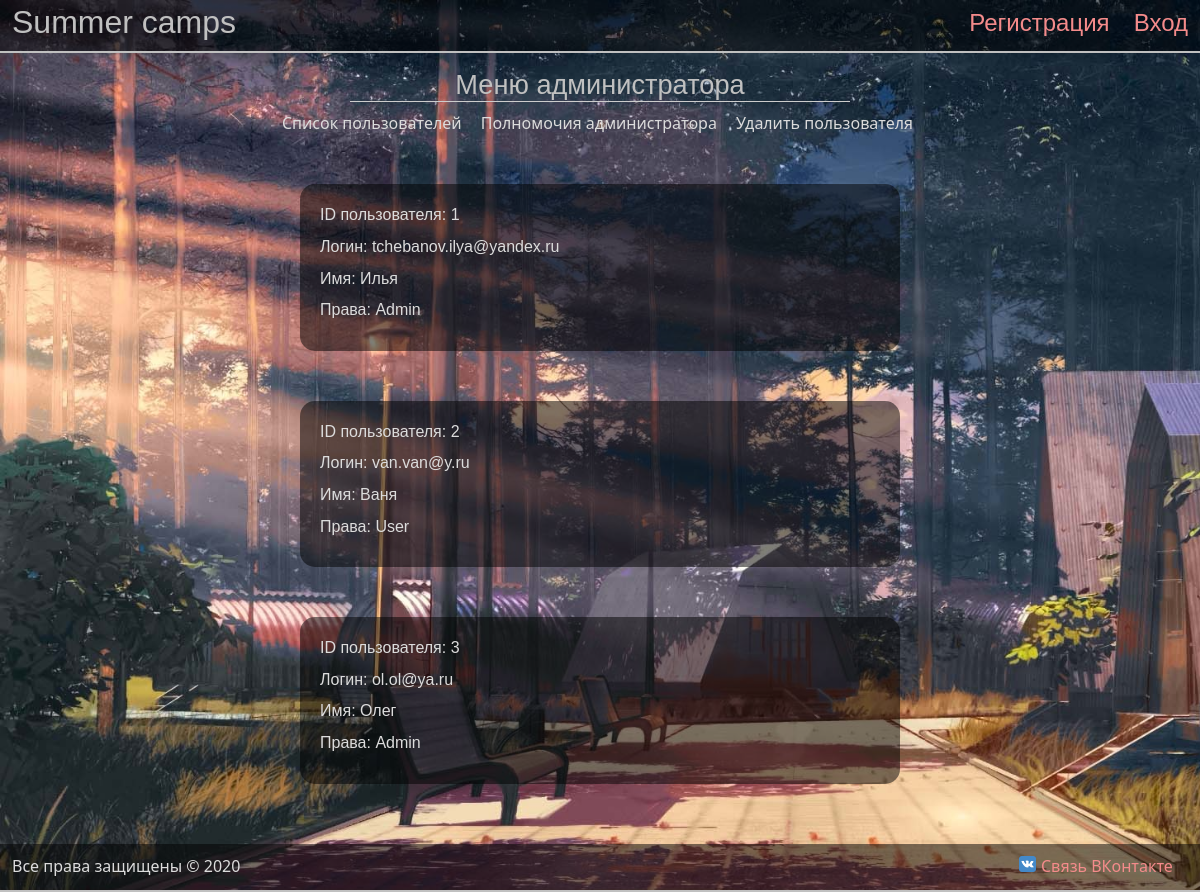
The app's page /first/admin.php with its own data.
### tables this page shows
CREATE TABLE `users` (
  `Id` int(11) NOT NULL,
  `Login` varchar(50) NOT NULL,
  `Password` varchar(32) NOT NULL,
  `Name` varchar(50) NOT NULL,
  `Prava` varchar(10) NOT NULL
);

### first/admin.php (the view, shortened to what this page needs)
<!DOCTYPE html>
<html>
    <head>
      <?
      require "head.php"
      ?>
    </head>
    <body>
      <div id="page-wrap">
      <header>
        <?
        require "header2.php"
        ?>
      </header>
      <div class="clear"><br /></div>
      <center>
        <?
        require "admin_menu.php"
        ?>
      </center>
      <?php
      function printuser ($user){
              while (($row = $user->fetch_assoc())!= false){
                    echo "<div id=\"lagerbox\" style=\"background: rgba(0, 0, 0, 0.5);
                    margin-top: 50px;
                    margin-left: 300px;
                    margin-right: 300px;
                    margin-bottom: 50px;
                    border-radius: 15px;
                    padding: 20px;\">";
                     echo "<p style=\"font-family: Comic Sans MS, sans-serif;text-indent: 0px\">ID пользователя: ".$row["Id"]."</p>";
                     echo "<p style=\"font-family: Comic Sans MS, sans-serif;text-indent: 0px\">Логин: ".$row["Login"]."</p>";
                     echo "<p style=\"font-family: Comic Sans MS, sans-serif;text-indent: 0px\">Имя: ".$row["Name"]."</p>";
                     echo "<p style=\"font-family: Comic Sans MS, sans-serif;text-indent: 0px\">Права: ".$row["Prava"]."</p>";
                     echo "</div>";
              }
          }
          $mysqli = new mysqli("localhost","admin_bd","2000","bd_lager");
          $mysqli->query( "SET NAMES 'utf8'");
          $user = $mysqli->query("SELECT *  FROM `users`");
          printuser($user);
      ?>
    </div>
      <footer>
        <?
        require "footer.php"
        ?>
      </footer>
    </body>
</html>

### first/CSS/style.css (style rules this page uses)
* { margin: 0; padding: 0; outline: none; }
html { height: 100%; }
p { margin-bottom: 10px; }
#lagerbox { background: rgba(0, 0, 0, 0.5); margin-top: 50px; margin-left: 300px; margin-right: 300px; margin-bottom: 50px; border-radius: 15px; padding: 20px; }
body { background-image: url(../img/fon.jpg); background-size: cover; background-attachment: fixed; width: 100%; height: 100%; color: Gainsboro; font-size: 1em; font-family: "Segoe UI", sans-serif; line-height: 135%; }
.clear { clear: both; }
header, footer { background: rgba(0, 0, 0, 0.5); width: 98%; float: left; }
header { padding: 1%; border-bottom: 2px solid silver; }
footer { padding: 1%; border-bottom: 2px solid silver; margin-top: 10px; padding-bottom: 2%; }
#page-wrap:after { content: ""; display: block; }
footer, #page-wrap:after { height: 10px; }
#page-wrap { min-height: 94%; margin-bottom: -10px; }

### records on screen
users: Id "1", Login "tchebanov.ilya@yandex.ru", Name "Илья", Prava "Admin"
users: Id "2", Login "van.van@y.ru", Name "Ваня", Prava "User"
users: Id "3", Login "ol.ol@ya.ru", Name "Олег", Prava "Admin"
